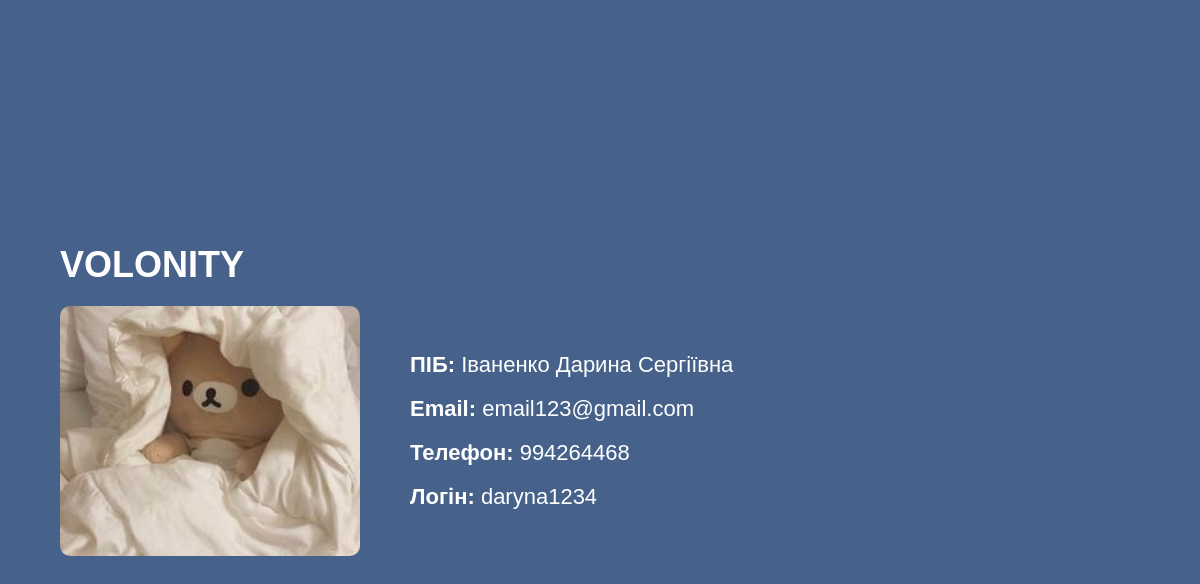
The app's page /profile1/profile_needy/ (signed in), older data.
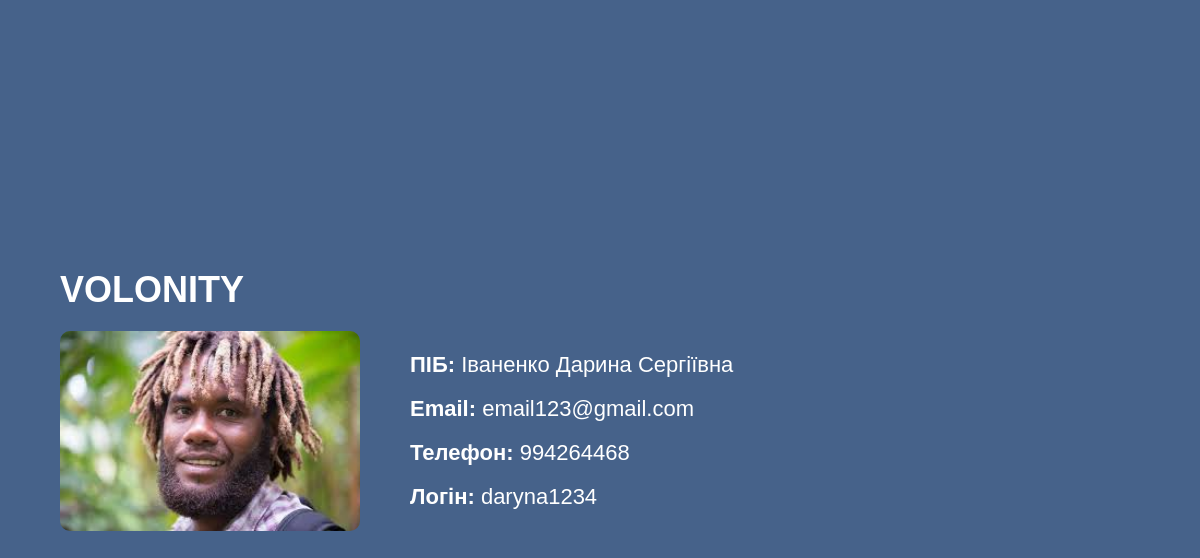
The same page, newer data.
### users/models.py (models this page shows, shortened)
class Needy(models.Model):
    id_needy = models.IntegerField(primary_key=True)  # Первинний ключ (числове поле)
    phone = models.BigIntegerField()  # Числове поле для телефону
    pib_needy = models.CharField(max_length=255)  # ПІБ працівника
    email = models.EmailField(unique=True)  # Email
    login = models.CharField(max_length=100, unique=True)  # Логін
    photo = models.ImageField(upload_to='needy_photos/', blank=True, null=True)
    password = models.CharField(max_length=255)  # Пароль

### profile1/views.py (the view)
# urls.py: path('profile_needy/', views.profile_needy_view, name='profile_needy'),
def profile_needy_view(request):
    user_email = request.session.get('user_email')
    print(f"User email from session: {user_email}")
    if not user_email:
        return redirect('login')  # Якщо користувач не залогінений, перенаправляємо на сторінку логіну
    try:
        needy_user = Needy.objects.get(email=user_email)
    except Needy.DoesNotExist:
        needy_user = None
    if not needy_user:
        return render(request, 'users/login.html', {'error': 'Користувача не знайдено'})
    return render(request, 'profile1/profile_needy.html', {'needy_user': needy_user, 'MEDIA_URL': settings.MEDIA_URL})

### templates/profile1/profile_needy.html (shortened to what this page needs)
{% load static %}
<html lang="uk">
<head>
    <link rel="stylesheet" href="{% static 'css/profile_needy.css' %}">
</head>
<body>
    <div class="container">
        <header>
            <div class="logo">
                <span class="logo-text">VOLONITY</span>
            </div>
        </header>
        <div class="profile">
                {% if needy_user.photo and needy_user.photo.url %}
        <img src="{{ needy_user.photo.url }}" alt="Фото того хто просить допомогу" class="profile-photo">
        {% else %}
            <p>Фото не доступне</p>
        {% endif %}
            <div class="profile-info">
                <p><strong>ПІБ:</strong> {{ needy_user.pib_needy }}</p>
                <p><strong>Email:</strong> {{ needy_user.email }}</p>
                <p><strong>Телефон:</strong> {{ needy_user.phone }}</p>
                <p><strong>Логін:</strong> {{ needy_user.login }}</p>
            </div>
        </div>
    </div>
</body>
</html>

Row changes from the older to the newer data that the page shows:
changed Needy "Іваненко Дарина Сергіївна": photo: a different picture
